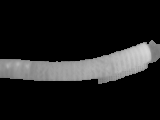
#> input picture mask/grabcut/421802_raw.bmp, 160 x 120 px, found by its file name
$ python Sliding_Window_Histogram_2.py
#> lines starting #> are read from the running program, lines starting #| are printed output that depends on the picture
### scripts/otsu+grabcut/helper.py
import os
import cv2
import math
import numpy as np
import matplotlib.pyplot as plt

from scipy import signal


# [8 lines left out: function get_img_num, not called in this run]


def sliding_window(image, stepSize, windowSize):
    for y in range(0, image.shape[0], stepSize):
        for x in range(0, image.shape[1], stepSize):
            yield (x, y, image[y:y + windowSize[1], x:x + windowSize[0]])


def gaussian(x, a, m, s):
    return a*np.exp(-((x-m)/s)**2)


def func1(x, a, b, c):
    return (a*x+b)*x+c


def func2(x, a, b):
    return a*x+b


def func3(x, a1, a2, a3, m1, m2, m3, s1, s2, s3):
    return a1*np.exp(-((x-m1)/s1)**2)+a2*np.exp(-((x-m2)/s2)**2)+a3*np.exp(-((x-m3)/s3)**2)


def func4(x, a0, a1, a2, a3, m1, m2, m3, s1, s2, s3, b0):
    return a0*x+b0+a1*np.exp(-((x-m1)/s1)**2)+a2*np.exp(-((x-m2)/s2)**2)+a3*np.exp(-((x-m3)/s3)**2)


def func5(x, a0, a1, a2, a3, m0, m1, m2, m3, s0, s1, s2, s3):
    return a0*np.exp(-((x-m0)/s0)**2)+a1*np.exp(-((x-m1)/s1)**2)+a2*np.exp(-((x-m2)/s2)**2)+a3*np.exp(-((x-m3)/s3)**2)


def get_slice(image, stepSize, windowSize):
    slice_sets = []
    for (x, y, window) in sliding_window(image, stepSize, windowSize):
        if window.shape[0] != windowSize[1] or window.shape[1] != windowSize[0]:
            continue
        slice_sets.append(image[y:y + windowSize[1], x:x + windowSize[0]])
    return slice_sets


def get_average(records):
    return sum(records) / len(records)


def get_variance(records):
    average = get_average(records)
    return sum([(x - average) ** 2 for x in records]) / len(records)


def get_standard_deviation(records):
    variance = get_variance(records)
    return math.sqrt(variance)


def get_rms(records):
    # 均方根值 反映的是有效值而不是平均值
    return math.sqrt(sum([x ** 2 for x in records]) / len(records))


# [20 lines left out: functions get_mse, get_rmse, get_mae, not called in this run]


def draw_zero_line():
    xdata = range(0, 160)
    plt.plot(np.array(xdata), [0 for i in xdata], 'b', label='curvefit values')


# [99 lines left out: functions draw_image, prepare_window, get_maxs, get_diff, draw_without_axis_many, get_maximal_minimal and 4 more, not called in this run]


def ylable_without_ticks(ax,ylabelStr):
    ax.set_xticks([]),ax.set_yticks([])
    ax.set_ylabel(ylabelStr,fontsize=12)

### scripts/otsu+grabcut/Sliding_Window_Histogram_2.py
# 对水平方向的切片作直方图，效果很一般

import cv2
import matplotlib.pyplot as plt
from helper import *


if __name__ == '__main__':
    image = cv2.imread('./mask/grabcut/421802_raw.bmp')
#> image is the input picture: shape (120, 160, 3); min 0, max 215, mean 29.7
    stepSize = 5
    slice_sets = get_slice(image, stepSize, (10, 120))
#> the loop in get_slice, `for (x, y, window) in sliding_window(image, stepSize, windowSize):` made 768 passes
#> (x, y) on passes 1 to 3: (0, 0), (5, 0), (10, 0)
#> after the loop in get_slice, `for (x, y, window) in sliding_window(image, stepSize, windowSize):`: slice_sets = 31 items
#> slice_sets = 31 items

    cnt = len(slice_sets)
#> cnt = 31
    plt.figure()
    for cur in range(0, cnt):
        img = slice_sets[cur]
        tmp = img.flatten()
        newvalues = [x for x in tmp if x > 0]
        plt.subplot(cnt, 1, cur+1)
        # plt.hist(newvalues, 256)
        plt.hist(newvalues, bins=64, weights=[
                 1./len(newvalues)]*len(newvalues))
    plt.show()
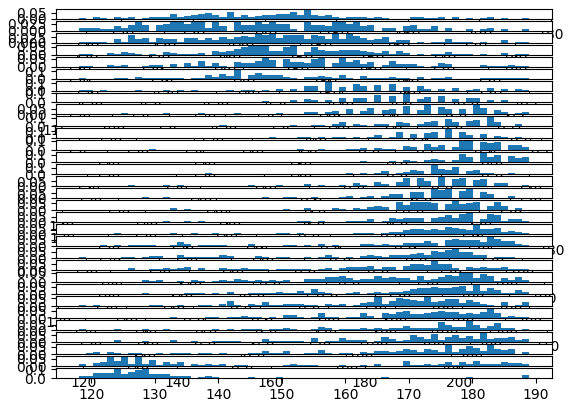
#> figure drawn by matplotlib, 31 panels; panel 1: tallest bar 0.0789 high, from x = 145.5 to 146.5; panel 3: tallest bar 0.045 high, from x = 154.4 to 155.4; panel 6: tallest bar 0.128 high, from x = 138.2 to 139.1; panel 7: tallest bar 0.128 high, from x = 138.7 to 139.2
